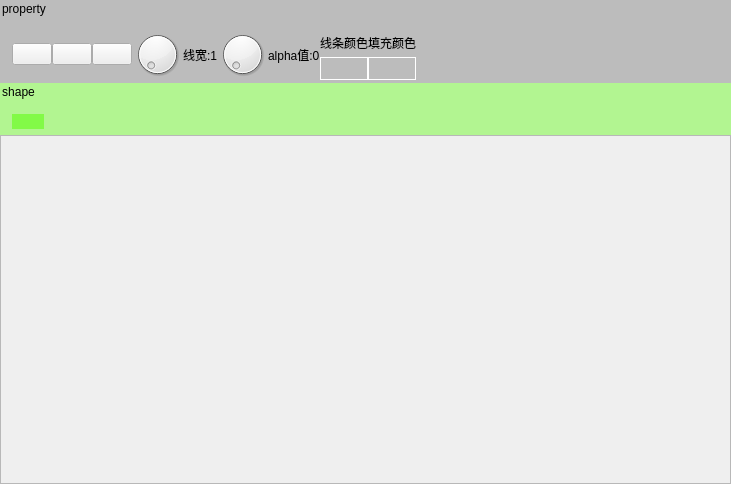
<?xml version="1.0" encoding="UTF-8"?>
<ui version="4.0">
 <class>DrawingTools</class>
 <widget class="QWidget" name="DrawingTools">
  <property name="geometry">
   <rect>
    <x>0</x>
    <y>0</y>
    <width>731</width>
    <height>484</height>
   </rect>
  </property>
  <property name="windowTitle">
   <string>DrawingTools</string>
  </property>
  <layout class="QGridLayout" name="gridLayout">
   <property name="leftMargin">
    <number>0</number>
   </property>
   <property name="topMargin">
    <number>0</number>
   </property>
   <property name="rightMargin">
    <number>0</number>
   </property>
   <property name="bottomMargin">
    <number>0</number>
   </property>
   <property name="spacing">
    <number>0</number>
   </property>
   <item row="2" column="0">
    <widget class="McCanvas" name="f_canvas">
     <property name="focusPolicy">
      <enum>Qt::StrongFocus</enum>
     </property>
     <property name="frameShape">
      <enum>QFrame::StyledPanel</enum>
     </property>
     <property name="frameShadow">
      <enum>QFrame::Raised</enum>
     </property>
    </widget>
   </item>
   <item row="0" column="0">
    <widget class="QGroupBox" name="groupBox_2">
     <property name="sizePolicy">
      <sizepolicy hsizetype="Preferred" vsizetype="Maximum">
       <horstretch>0</horstretch>
       <verstretch>0</verstretch>
      </sizepolicy>
     </property>
     <property name="styleSheet">
      <string notr="true">QGroupBox#groupBox_2{
	border:none;
	background-color:rgb(188, 188, 188);
}</string>
     </property>
     <property name="title">
      <string>property</string>
     </property>
     <layout class="QHBoxLayout" name="horizontalLayout">
      <property name="spacing">
       <number>0</number>
      </property>
      <property name="rightMargin">
       <number>0</number>
      </property>
      <property name="bottomMargin">
       <number>0</number>
      </property>
      <item>
       <widget class="QPushButton" name="pb_undo">
        <property name="toolTip">
         <string>Undo</string>
        </property>
        <property name="styleSheet">
         <string notr="true">QPushButton#pb_undo{
	background-color:color(0, 0, 0, 0);
}
QPushButton#pb_undo:hover{
	background-color:color(255, 255, 255, 100);
}</string>
        </property>
        <property name="text">
         <string/>
        </property>
        <property name="icon">
         <iconset resource="AI.qrc">
          <normaloff>:/GraphProc/images/graphProc/drawTools/undo.png</normaloff>:/GraphProc/images/graphProc/drawTools/undo.png</iconset>
        </property>
        <property name="iconSize">
         <size>
          <width>19</width>
          <height>19</height>
         </size>
        </property>
        <property name="shortcut">
         <string>Ctrl+Z</string>
        </property>
       </widget>
      </item>
      <item>
       <widget class="QPushButton" name="pb_redo">
        <property name="toolTip">
         <string>Redo</string>
        </property>
        <property name="styleSheet">
         <string notr="true">QPushButton#pb_redo{
	background-color:color(0, 0, 0, 0);
}
QPushButton#pb_redo:hover{
	background-color:color(255, 255, 255, 100);
}</string>
        </property>
        <property name="text">
         <string/>
        </property>
        <property name="icon">
         <iconset resource="AI.qrc">
          <normaloff>:/GraphProc/images/graphProc/drawTools/redo.png</normaloff>:/GraphProc/images/graphProc/drawTools/redo.png</iconset>
        </property>
        <property name="iconSize">
         <size>
          <width>19</width>
          <height>19</height>
         </size>
        </property>
        <property name="shortcut">
         <string>Ctrl+Y</string>
        </property>
       </widget>
      </item>
      <item>
       <widget class="QPushButton" name="pb_reset">
        <property name="toolTip">
         <string>Reset</string>
        </property>
        <property name="styleSheet">
         <string notr="true">QPushButton#pb_reset{
	background-color:color(0, 0, 0, 0);
}
QPushButton#pb_reset:hover{
	background-color:color(255, 255, 255, 100);
}</string>
        </property>
        <property name="text">
         <string/>
        </property>
        <property name="icon">
         <iconset resource="AI.qrc">
          <normaloff>:/GraphProc/images/graphProc/drawTools/reset.png</normaloff>:/GraphProc/images/graphProc/drawTools/reset.png</iconset>
        </property>
        <property name="iconSize">
         <size>
          <width>19</width>
          <height>19</height>
         </size>
        </property>
        <property name="shortcut">
         <string>Ctrl+R</string>
        </property>
       </widget>
      </item>
      <item>
       <widget class="QDial" name="d_lineWidth">
        <property name="minimumSize">
         <size>
          <width>51</width>
          <height>51</height>
         </size>
        </property>
        <property name="maximumSize">
         <size>
          <width>51</width>
          <height>51</height>
         </size>
        </property>
        <property name="minimum">
         <number>1</number>
        </property>
        <property name="maximum">
         <number>20</number>
        </property>
       </widget>
      </item>
      <item>
       <widget class="QLabel" name="l_lineWidth">
        <property name="text">
         <string>线宽:1</string>
        </property>
       </widget>
      </item>
      <item>
       <widget class="QDial" name="d_alpha">
        <property name="minimumSize">
         <size>
          <width>51</width>
          <height>51</height>
         </size>
        </property>
        <property name="maximumSize">
         <size>
          <width>51</width>
          <height>51</height>
         </size>
        </property>
        <property name="maximum">
         <number>255</number>
        </property>
       </widget>
      </item>
      <item>
       <widget class="QLabel" name="l_alpha">
        <property name="text">
         <string>alpha值:0</string>
        </property>
       </widget>
      </item>
      <item>
       <layout class="QVBoxLayout" name="verticalLayout">
        <item>
         <widget class="QLabel" name="label">
          <property name="text">
           <string>线条颜色</string>
          </property>
         </widget>
        </item>
        <item>
         <widget class="QPushButton" name="pb_lineColor">
          <property name="minimumSize">
           <size>
            <width>0</width>
            <height>23</height>
           </size>
          </property>
          <property name="styleSheet">
           <string notr="true">border:1px solid white;</string>
          </property>
          <property name="text">
           <string/>
          </property>
          <property name="flat">
           <bool>true</bool>
          </property>
         </widget>
        </item>
       </layout>
      </item>
      <item>
       <layout class="QVBoxLayout" name="verticalLayout_2">
        <item>
         <widget class="QLabel" name="label_2">
          <property name="text">
           <string>填充颜色</string>
          </property>
         </widget>
        </item>
        <item>
         <widget class="QPushButton" name="pb_brushColor">
          <property name="minimumSize">
           <size>
            <width>0</width>
            <height>23</height>
           </size>
          </property>
          <property name="styleSheet">
           <string notr="true">border:1px solid white;</string>
          </property>
          <property name="text">
           <string/>
          </property>
          <property name="flat">
           <bool>true</bool>
          </property>
         </widget>
        </item>
       </layout>
      </item>
      <item>
       <spacer name="horizontalSpacer">
        <property name="orientation">
         <enum>Qt::Horizontal</enum>
        </property>
        <property name="sizeHint" stdset="0">
         <size>
          <width>40</width>
          <height>20</height>
         </size>
        </property>
       </spacer>
      </item>
     </layout>
    </widget>
   </item>
   <item row="1" column="0">
    <widget class="QGroupBox" name="groupBox">
     <property name="sizePolicy">
      <sizepolicy hsizetype="Preferred" vsizetype="Maximum">
       <horstretch>0</horstretch>
       <verstretch>0</verstretch>
      </sizepolicy>
     </property>
     <property name="styleSheet">
      <string notr="true">QGroupBox#groupBox{
	border:none;
	background-color:rgb(85, 255, 0, 100);
}</string>
     </property>
     <property name="title">
      <string>shape</string>
     </property>
     <layout class="QHBoxLayout" name="horizontalLayout_2">
      <property name="spacing">
       <number>0</number>
      </property>
      <property name="rightMargin">
       <number>0</number>
      </property>
      <property name="bottomMargin">
       <number>0</number>
      </property>
      <item>
       <widget class="QPushButton" name="pb_drawRect">
        <property name="minimumSize">
         <size>
          <width>0</width>
          <height>15</height>
         </size>
        </property>
        <property name="maximumSize">
         <size>
          <width>16777215</width>
          <height>15</height>
         </size>
        </property>
        <property name="toolTip">
         <string>Draw a Rect</string>
        </property>
        <property name="styleSheet">
         <string notr="true">QPushButton#pb_drawRect{
	border:none;
	background-color:rgb(85, 255, 0, 0);
}
QPushButton#pb_drawRect:hover{
	background-color:rgb(85, 255, 0, 130);
}
QPushButton#pb_drawRect:checked{
	background-color:rgb(85, 255, 0, 130);
}</string>
        </property>
        <property name="icon">
         <iconset resource="AI.qrc">
          <normaloff>:/GraphProc/images/graphProc/drawTools/rect.png</normaloff>:/GraphProc/images/graphProc/drawTools/rect.png</iconset>
        </property>
        <property name="iconSize">
         <size>
          <width>33</width>
          <height>27</height>
         </size>
        </property>
        <property name="checkable">
         <bool>true</bool>
        </property>
        <property name="checked">
         <bool>true</bool>
        </property>
       </widget>
      </item>
      <item>
       <widget class="QPushButton" name="pb_drawPolygon">
        <property name="toolTip">
         <string>Draw A Polygon</string>
        </property>
        <property name="styleSheet">
         <string notr="true">QPushButton#pb_drawPolygon{
	border:none;
	background-color:rgb(85, 255, 0, 0);
}
QPushButton#pb_drawPolygon:hover{
	background-color:rgb(85, 255, 0, 130);
}
QPushButton#pb_drawPolygon:checked{
	background-color:rgb(85, 255, 0, 130);
}</string>
        </property>
        <property name="icon">
         <iconset resource="AI.qrc">
          <normaloff>:/GraphProc/images/graphProc/drawTools/polygon.png</normaloff>:/GraphProc/images/graphProc/drawTools/polygon.png</iconset>
        </property>
        <property name="iconSize">
         <size>
          <width>33</width>
          <height>27</height>
         </size>
        </property>
        <property name="checkable">
         <bool>true</bool>
        </property>
       </widget>
      </item>
      <item>
       <widget class="QPushButton" name="pb_drawEllipse">
        <property name="minimumSize">
         <size>
          <width>0</width>
          <height>15</height>
         </size>
        </property>
        <property name="maximumSize">
         <size>
          <width>16777215</width>
          <height>15</height>
         </size>
        </property>
        <property name="toolTip">
         <string>Draw A Ellipse</string>
        </property>
        <property name="styleSheet">
         <string notr="true">QPushButton#pb_drawEllipse{
	border:none;
	background-color:rgb(85, 255, 0, 0);
}
QPushButton#pb_drawEllipse:hover{
	background-color:rgb(85, 255, 0, 130);
}
QPushButton#pb_drawEllipse:checked{
	background-color:rgb(85, 255, 0, 130);
}</string>
        </property>
        <property name="icon">
         <iconset resource="AI.qrc">
          <normaloff>:/GraphProc/images/graphProc/drawTools/ellipse.png</normaloff>:/GraphProc/images/graphProc/drawTools/ellipse.png</iconset>
        </property>
        <property name="iconSize">
         <size>
          <width>33</width>
          <height>27</height>
         </size>
        </property>
        <property name="checkable">
         <bool>true</bool>
        </property>
       </widget>
      </item>
      <item>
       <widget class="QPushButton" name="pb_drawLine">
        <property name="toolTip">
         <string>Draw A Line</string>
        </property>
        <property name="styleSheet">
         <string notr="true">QPushButton#pb_drawLine{
	border:none;
	background-color:rgb(85, 255, 0, 0);
}
QPushButton#pb_drawLine:hover{
	background-color:rgb(85, 255, 0, 130);
}
QPushButton#pb_drawLine:checked{
	background-color:rgb(85, 255, 0, 130);
}</string>
        </property>
        <property name="icon">
         <iconset resource="AI.qrc">
          <normaloff>:/GraphProc/images/graphProc/drawTools/line.png</normaloff>:/GraphProc/images/graphProc/drawTools/line.png</iconset>
        </property>
        <property name="iconSize">
         <size>
          <width>33</width>
          <height>27</height>
         </size>
        </property>
        <property name="checkable">
         <bool>true</bool>
        </property>
       </widget>
      </item>
      <item>
       <widget class="QPushButton" name="pb_drawWithPen">
        <property name="minimumSize">
         <size>
          <width>0</width>
          <height>15</height>
         </size>
        </property>
        <property name="maximumSize">
         <size>
          <width>16777215</width>
          <height>15</height>
         </size>
        </property>
        <property name="toolTip">
         <string>Draw With Pen</string>
        </property>
        <property name="styleSheet">
         <string notr="true">QPushButton#pb_drawWithPen{
	border:none;
	background-color:rgb(85, 255, 0, 0);
}
QPushButton#pb_drawWithPen:hover{
	background-color:rgb(85, 255, 0, 130);
}
QPushButton#pb_drawWithPen:checked{
	background-color:rgb(85, 255, 0, 130);
}</string>
        </property>
        <property name="icon">
         <iconset resource="AI.qrc">
          <normaloff>:/GraphProc/images/graphProc/drawTools/pen.png</normaloff>:/GraphProc/images/graphProc/drawTools/pen.png</iconset>
        </property>
        <property name="iconSize">
         <size>
          <width>33</width>
          <height>27</height>
         </size>
        </property>
        <property name="checkable">
         <bool>true</bool>
        </property>
       </widget>
      </item>
      <item>
       <spacer name="horizontalSpacer_2">
        <property name="orientation">
         <enum>Qt::Horizontal</enum>
        </property>
        <property name="sizeHint" stdset="0">
         <size>
          <width>40</width>
          <height>20</height>
         </size>
        </property>
       </spacer>
      </item>
     </layout>
    </widget>
   </item>
  </layout>
 </widget>
 <customwidgets>
  <customwidget>
   <class>McCanvas</class>
   <extends>QFrame</extends>
   <header>mccanvas.h</header>
   <container>1</container>
  </customwidget>
 </customwidgets>
 <resources>
  <include location="AI.qrc"/>
 </resources>
 <connections/>
</ui>
